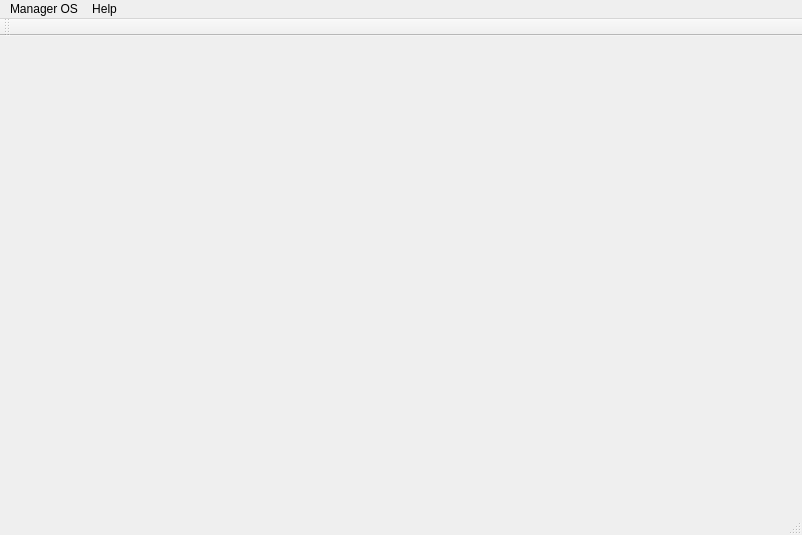
<?xml version="1.0" encoding="UTF-8"?>
<ui version="4.0">
 <class>MainWindow</class>
 <widget class="QMainWindow" name="MainWindow">
  <property name="geometry">
   <rect>
    <x>0</x>
    <y>0</y>
    <width>802</width>
    <height>535</height>
   </rect>
  </property>
  <property name="windowTitle">
   <string>MainWindow</string>
  </property>
  <widget class="QWidget" name="centralWidget">
   <widget class="QStackedWidget" name="stackedWidget">
    <property name="geometry">
     <rect>
      <x>0</x>
      <y>0</y>
      <width>811</width>
      <height>491</height>
     </rect>
    </property>
    <widget class="Login" name="LoginPage"/>
    <widget class="ManageControl" name="ManageControlPage"/>
    <widget class="EntryPersonal" name="EntryPersonalPage"/>
    <widget class="QueryModify" name="QueryModifyPage"/>
   </widget>
  </widget>
  <widget class="QMenuBar" name="menuBar">
   <property name="geometry">
    <rect>
     <x>0</x>
     <y>0</y>
     <width>802</width>
     <height>23</height>
    </rect>
   </property>
   <widget class="QMenu" name="menuManager_OS">
    <property name="title">
     <string>Manager OS</string>
    </property>
   </widget>
   <widget class="QMenu" name="menuHelp">
    <property name="title">
     <string>Help</string>
    </property>
   </widget>
   <addaction name="menuManager_OS"/>
   <addaction name="menuHelp"/>
  </widget>
  <widget class="QToolBar" name="mainToolBar">
   <attribute name="toolBarArea">
    <enum>TopToolBarArea</enum>
   </attribute>
   <attribute name="toolBarBreak">
    <bool>false</bool>
   </attribute>
  </widget>
  <widget class="QStatusBar" name="statusBar"/>
 </widget>
 <layoutdefault spacing="6" margin="11"/>
 <customwidgets>
  <customwidget>
   <class>Login</class>
   <extends>QWidget</extends>
   <header>Login.h</header>
   <container>1</container>
  </customwidget>
  <customwidget>
   <class>ManageControl</class>
   <extends>QWidget</extends>
   <header>ManageControl.h</header>
   <container>1</container>
  </customwidget>
  <customwidget>
   <class>EntryPersonal</class>
   <extends>QWidget</extends>
   <header>EntryPersonal.h</header>
   <container>1</container>
  </customwidget>
  <customwidget>
   <class>QueryModify</class>
   <extends>QWidget</extends>
   <header>QueryModify.h</header>
   <container>1</container>
  </customwidget>
 </customwidgets>
 <resources/>
 <connections/>
</ui>
